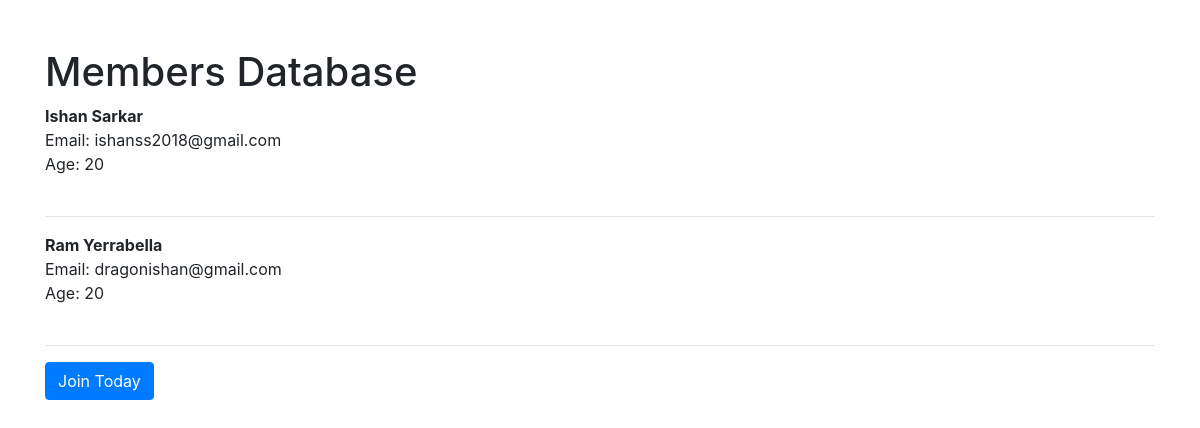
Before: / with the older database file.
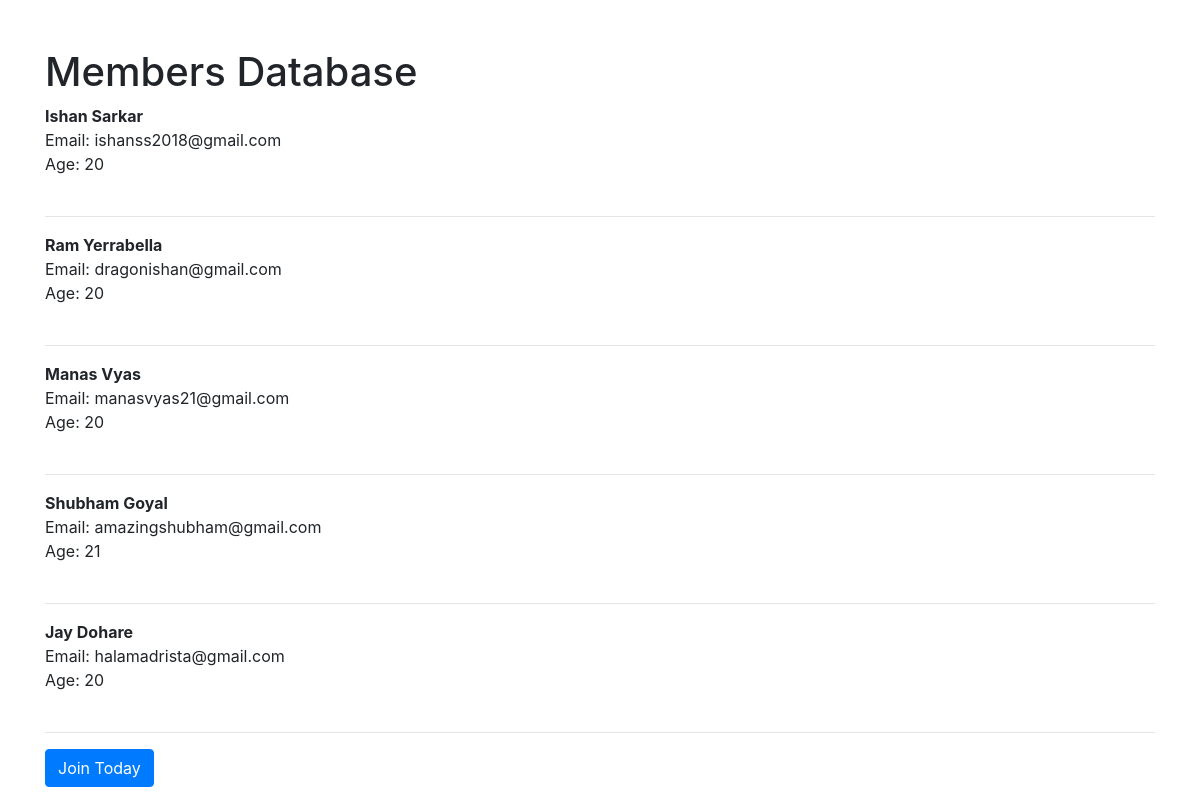
After: the same page with the newer database file.
### dbprac/models.py (models this page shows, shortened)
class Member(models.Model):
	fname = models.CharField(max_length=20)
	lname = models.CharField(max_length=20)
	email = models.EmailField(max_length=254)
	passwd = models.CharField(max_length=50)
	age = models.IntegerField()

### dbprac/views.py (the view)
# urls.py: path('',views.home, name='home'),
def home(request):
	all_members=Member.objects.all
	return render(request,'home.html',{'all':all_members})

### dbprac/templates/home.html
{% extends 'base.html' %}
{% block content %}
	<h1>Members Database</h1>
	{% for item in all %}
		<strong>{{ item.fname }} {{ item.lname }}</strong><br/>
		Email: {{ item.email }}<br/>
		Age: {{ item.age }}<br/><br/>
		<hr>
	{% endfor %}
	<a href="join"><button type="submit" class="btn btn-primary">Join Today</button></a>
	<br>
	<br>
{% endblock %}

### dbprac/templates/base.html (shortened to what this page needs)
<!DOCTYPE html>
<html lang="en">
  <head>
    <link rel="stylesheet" href="https://stackpath.bootstrapcdn.com/bootstrap/4.5.2/css/bootstrap.min.css">
  </head>
  <body>
    <br><br>
    <div class='container'>
      {% block content %}
      {% endblock %}
    </div>
  </body>
</html>

Changed rows visible on the page:
added Member: fname "Manas", lname "Vyas", email "manasvyas21@gmail.com", age "20"
added Member: fname "Shubham", lname "Goyal", email "amazingshubham@gmail.com", age "21"
added Member: fname "Jay", lname "Dohare", email "halamadrista@gmail.com", age "20"
